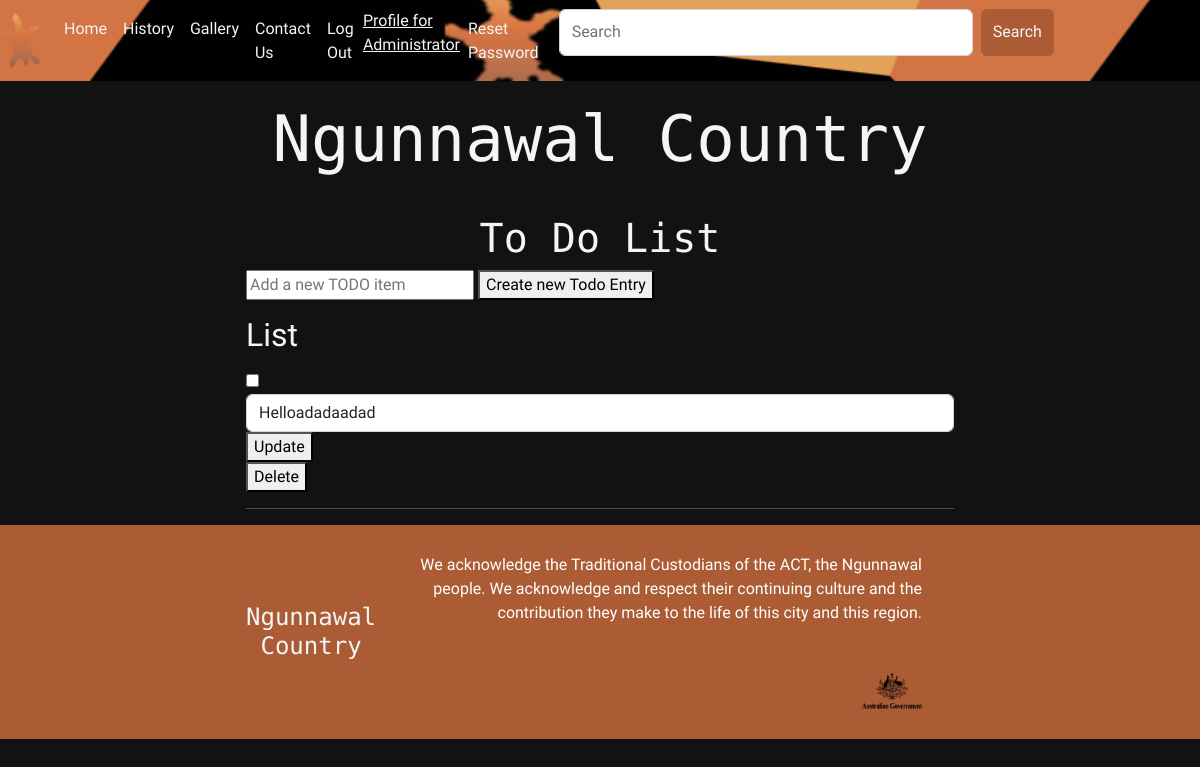
The app's page /todo (signed in), older data.
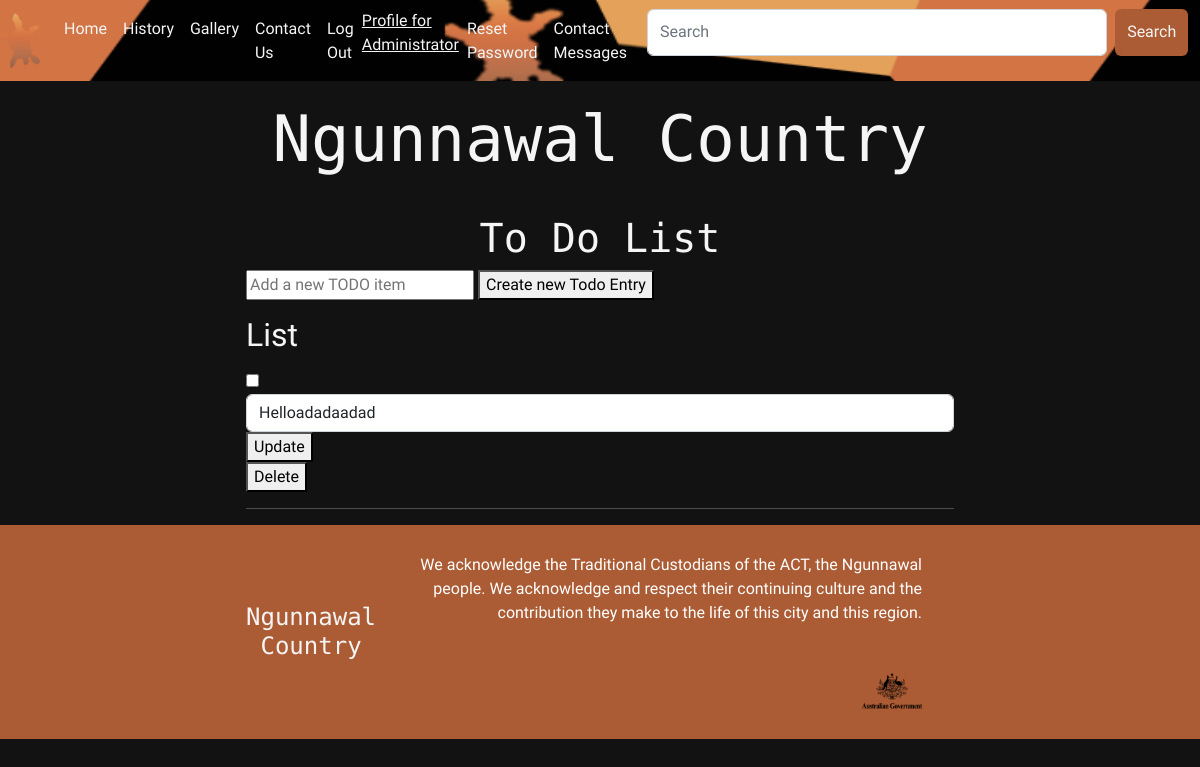
The same page, newer data.
### models.py (models this page shows, shortened)
class User(UserMixin, db.Model):
    id = db.Column(db.Integer, primary_key=True)
    email_address = db.Column(db.String(255), unique=True)
    name = db.Column(db.String(255))
    password_hash = db.Column(db.String(255))
    user_level = db.Column(db.Integer)
    def is_admin(self):
        if self.user_level == 2:
            return True
        else:
            return False

class todo(db.Model):                                                # same thing as contact class
    id = db.Column(db.Integer, primary_key=True, autoincrement=True) # less entries and still auto creates a new id for every entry
    text = db.Column(db.Text)                                        # I don't 'create' the init but it is still there
    done = db.Column(db.Boolean)

### app.py (the view, shortened to what this page needs)
@app.route('/todo', methods=["POST", "GET"])                        # creates a new route, called to do and adds functionality of POST and GET methods
def view_todo():                                                    # def for define followed by function name
    all_todo = db.session.query(todo).all()                         # queries and retrieves the whole to do table, the results are stored into the all_todo variable
    return render_template("todo.html", title="Ngunnawal Country | To Do List", todos=all_todo, user=current_user)             # Sends Jinja template with data from to do table

### models.py (called while the page is built)
@login.user_loader
def load_user(id):
    return User.query.get(int(id))

### templates/todo.html (shortened to what this page needs)
{% extends 'template.html' %}
{% block cellContent1 %}
    <h2 class="section-header">To Do List</h2>
    <form method="POST" action="/todo">
        <input type="text" name="text" placeholder="Add a new TODO item">
        <button type="submit" value="update">Create new Todo Entry</button>
    </form>
{% endblock %}
{% block cellContent2 %}
<h2>List</h2>
{% for todo in todos %}
    <p>
    <form method="POST" action="/todoedit/{{ todo.id }}">
        <input type="checkbox" onclick="redirect('/todoedit/{{ todo.id }}')" data-target="/todoedit/{{ todo.id }}" name="done">
        <input type="text" title="{{ todo.dateAdded }}" value="{{ todo.text }}" name="text" class="form-control">
        <button type="submit" value="update">Update</button>
    </form>
<form method="GET" action="/todoedit/{{ todo.id }}">
            <button type="submit" value="delete">Delete</button>
        </form>
{% endfor %}
{% endblock %}

### templates/template.html (shortened to what this page needs)
<!DOCTYPE html>
<head>
    <link rel="stylesheet" href="https://cdn.jsdelivr.net/npm/bootstrap@4.0.0/dist/css/bootstrap.min.css"
/>
    <link rel="stylesheet" href="/static/css/bootstrap.css"
/>
    <link rel="stylesheet" href="/static/styles.css"/>
</head>
<body>
<header>
    <nav
            class="navbar navbar-dark bg-dark navbar-expand-lg"
            style="background-image: url(/static/Images/Requisites/Ngunnawal-country-banner.png);
    background-size: 1000px 150px;
    background-position: right;
    background-repeat: repeat;"
            role="navigation">
        <img
                class="navbar-brand"
                src="/static/Images/Requisites/Ngunnawal-logo.png"
                width="40px"
                height="65px" href="#"></a>
        <div class="collapse navbar-collapse" id="navbarNavAltMarkup">
            <div class="navbar-nav">
                    <a class="nav-item nav-link active"
                       style="color: whitesmoke;"
                       href="/">Home
                       <span class="sr-only">(current)</span></a>
                    <a class="nav-item nav-link"
                       style="color: whitesmoke;"
                       href="/history">History</a>
                    <a class="nav-item nav-link"
                       style="color: whitesmoke;"
                       href="/gallery">Gallery</a>
                    <a class="nav-item nav-link"
                       style="color: whitesmoke;"
                       href="/contact">Contact Us</a>
                {% if user.is_anonymous %}
                    <a class="nav-item nav-link"
                       style="color: whitesmoke;"
                       href="/register">User Registration</a>
                    <a class="nav-item nav-link"
                       style="color: whitesmoke;"
                       href="/login">Login</a>
                {% elif current_user.is_admin() %}
                    <a class="nav-item nav-link"
                       style="color: whitesmoke;"
                       href="/logout">Log Out</a>
                    <a class="nav-item" style="color: whitesmoke;"
                       href="/profile">Profile for {{ user.name }}</a>
                    <a class="nav-item nav-link"
                       style="color: whitesmoke;"
                       href="/passwordreset">Reset Password</a>
                    <a class="nav-item nav-link"
                       style="color: whitesmoke;"
                       href="/contactmessages">Contact Messages</a>
                {% else %}
                    <a class="nav-item nav-link"
                       style="color: whitesmoke;"
                       href="/logout">Log Out</a>
                    <a class="nav-item" style="color: whitesmoke;"
                       href="/profile">Profile for {{ user.name }}</a>
                    <a class="nav-item nav-link"
                       style="color: whitesmoke;"
                       href="/passwordreset">Reset Password</a>
                {% endif %}
                <div class="search-box container-fluid">
                    <form class="d-flex" role="search">
                        <input class="search-box-text form-control me-2" type="search" placeholder="Search"
                               aria-label="Search">
                        <button class="btn" type="submit">Search</button>
                    </form>
                </div>
            </div>
        </div>
    </nav>
    <h1
            class="company-name company-name-large"
            style="padding-top: 20px; padding-bottom: 20px;">Ngunnawal Country</h1>
</header>
<section class="content-section container">
    <p>
        {% block cellContent1 %} {% endblock %}
    </p>
    <p>
        {% block cellContent2 %} {% endblock %}
    </p>
    <hr/>
</section>
<footer class="main-footer">
    <div class="container main-footer-container">
        <h3 style="font-size: 1.5em;" class="company-name">Ngunnawal Country</h3>
        <ul class="nav footer-nav">
            <li>
                <a>
                    We acknowledge the Traditional Custodians of the ACT, the Ngunnawal
                    people. We acknowledge and respect their continuing culture and the
                    contribution they make to the life of this city and this region.
                </a>
            </li>
            <li style="width: 100%;">
                <a href="https://www.act.gov.au/ngunnawal-country"
                   style="background-size:contain">
                    <img src="/static/Images/Footer/government-icon.png"/>
                </a>
            </li>
        </ul>
    </div>
</footer>
</body>
</html>

### static/styles.css (style rules this page uses)
* { box sizing: border-box; font-family: 'Urbanist', sans-serif; }
html, body { margin: 0; padding: 0; }
.nav li { display: inline; }
.nav a { display: inline-block; padding: 1.5em; color: white; text-decoration: none; }
.company-name { text-align: center; color: whitesmoke; font-family: 'Azeret Mono', monospace; margin: 0; font-size: 3em; }
.company-name-large { font-size: 4em; }
.content-section { margin: 1em; }
.container { max-width: 900px; margin: 0 auto; padding: 0 6em; }
.section-header { font-family: 'Azeret Mono', monospace; color: whitesmoke; text-decoration: none; text-align: center; font-size: 2.5em; }
.main-footer { background-color: #ac5c34; color: White; padding: .25em 0; }
.main-footer-container { display: flex; align-items: center; }
.main-footer-container ul { flex-grow: 1; text-align: right; }
.footer-nav li { padding: 0 .5em; }
.footer-nav img { width: 60px; height: 38px; }
.btn { color: whitesmoke; background-color: #ac5c34; text-align: center; vertical-align: middle; padding: .67em; cursor: pointer; }
body { background-color: #121212; color: whitesmoke; }
.search-box-text { color: whitesmoke; }

Row changes from the older to the newer data that the page shows:
changed User "Administrator": user_level 1 → 2 (drawn)
Text that changed along with them:
text now shown: "Contact Messages"
